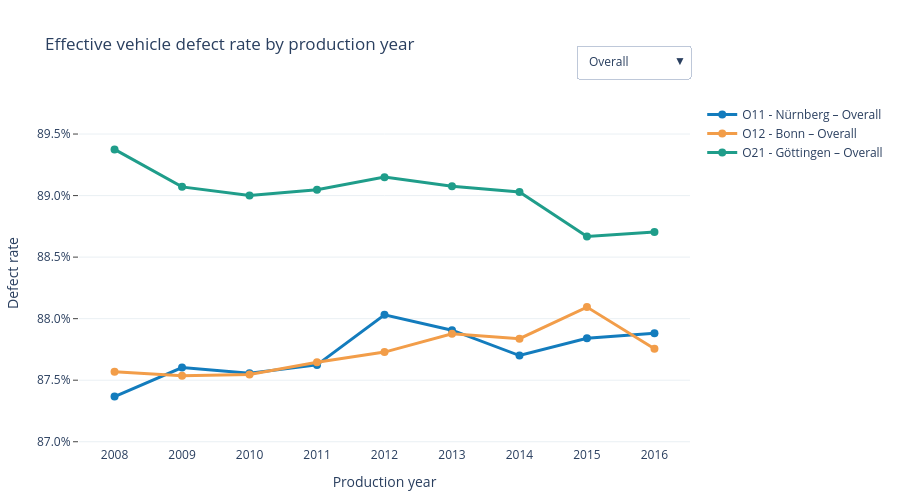

The cell this chart's notebook holds for it:
### Markdown cell above
## 10.4 Defect Rates over Time

The dropdown compares the effective vehicle rate with the effective defect rate of Engine, Seats, Transmission, and Body by OEM plant and production year. The component rates are calculated directly from the four role-specific columns in the final dataset. No additional mapping file or yearly export is needed.

This view checks whether the result is driven by a single production year and shows which component role contributes repeatedly over time.

### Code cell
yearly_quality = (
    analysis_vehicles.dropna(subset=["Vehicle_Production_Year"])
    .groupby(["Vehicle_Production_Year", "Werk_Label", "Vehicle_Type"], dropna=False)
    .agg(
        Fahrzeuge=("Vehicle_ID", "size"),
        Effektive_Fehler=("Effektiver_Fehler", "sum"),
    )
    .reset_index()
    .rename(
        columns={
            "Vehicle_Production_Year": "Produktionsjahr",
            "Vehicle_Type": "Fahrzeugtyp",
        }
    )
)
yearly_quality["Effektive_Quote"] = (
    yearly_quality["Effektive_Fehler"] / yearly_quality["Fahrzeuge"]
)

# Each vehicle has one installed component per role, so the same final table
# can be grouped directly for the component time series.
yearly_role_frames = []
for role in ROLE_ORDER:
    role_data = analysis_vehicles.dropna(subset=["Vehicle_Production_Year"])[
        ["Vehicle_Production_Year", "Werk_Label", f"{role}_Effective_Defect"]
    ].copy()
    role_data["Ist_Fehlerhaft"] = is_confirmed_defect(
        role_data[f"{role}_Effective_Defect"]
    )
    role_summary = (
        role_data.groupby(["Vehicle_Production_Year", "Werk_Label"], dropna=False)
        .agg(Anzahl=("Ist_Fehlerhaft", "size"), Fehler=("Ist_Fehlerhaft", "sum"))
        .reset_index()
        .rename(columns={"Vehicle_Production_Year": "Produktionsjahr"})
    )
    role_summary["Role"] = role
    role_summary["Quote"] = role_summary["Fehler"] / role_summary["Anzahl"]
    yearly_role_frames.append(role_summary)

yearly_role = pd.concat(yearly_role_frames, ignore_index=True)
plant_order = [plant for plant in PLANT_COLORS if plant in set(yearly_quality["Werk_Label"])]

trend_figure = go.Figure()
trace_views = []

for plant in plant_order:
    sub = yearly_quality.loc[yearly_quality["Werk_Label"] == plant].sort_values(
        "Produktionsjahr"
    )
    trend_figure.add_trace(
        go.Scatter(
            x=sub["Produktionsjahr"],
            y=sub["Effektive_Quote"],
            mode="lines+markers",
            name=f"{plant} – Overall",
            line=dict(color=PLANT_COLORS[plant], width=3),
            marker=dict(size=8, color=PLANT_COLORS[plant]),
            customdata=np.stack(
                [sub["Fahrzeuge"], sub["Effektive_Fehler"], sub["Fahrzeugtyp"]], axis=1
            ),
            hovertemplate=(
                "<b>%{fullData.name}</b><br>Year: %{x:.0f}<br>Rate: %{y:.1%}"
                "<br>Defective: %{customdata[1]:,.0f}"
                "<br>Vehicles: %{customdata[0]:,.0f}<extra></extra>"
            ),
            visible=True,
        )
    )
    trace_views.append("Overall")

for role in ROLE_ORDER:
    for plant in plant_order:
        sub = yearly_role.loc[
            (yearly_role["Role"] == role) & (yearly_role["Werk_Label"] == plant)
        ].sort_values("Produktionsjahr")
        if sub.empty:
            continue
        trend_figure.add_trace(
            go.Scatter(
                x=sub["Produktionsjahr"],
                y=sub["Quote"],
                mode="lines+markers",
                name=f"{plant} – {role}",
                line=dict(
                    color=ROLE_COLORS[role],
                    width=2,
                    dash=PLANT_LINESTYLES.get(plant, "solid"),
                ),
                marker=dict(size=7, color=ROLE_COLORS[role]),
                customdata=np.stack([sub["Anzahl"], sub["Fehler"]], axis=1),
                hovertemplate=(
                    "<b>%{fullData.name}</b><br>Year: %{x:.0f}<br>Rate: %{y:.1%}"
                    "<br>Defective: %{customdata[1]:,.0f}"
                    "<br>Components: %{customdata[0]:,.0f}<extra></extra>"
                ),
                visible=False,
            )
        )
        trace_views.append(role)

view_titles = {
    "Overall": "Effective vehicle defect rate by production year",
    "Engine": "Engine defect rate by production year",
    "Seats": "Seat defect rate by production year",
    "Transmission": "Transmission defect rate by production year",
    "Body": "Body defect rate by production year",
    "All": "Vehicle and component-role defect rates by production year",
}


def values_for_view(view):
    if view == "Overall":
        return yearly_quality["Effektive_Quote"]
    if view == "All":
        return pd.concat(
            [yearly_quality["Effektive_Quote"], yearly_role["Quote"]], ignore_index=True
        )
    return yearly_role.loc[yearly_role["Role"] == view, "Quote"]


buttons = []
for view in ["Overall", "Engine", "Seats", "Transmission", "Body", "All"]:
    visible = [True] * len(trace_views) if view == "All" else [
        tag == view for tag in trace_views
    ]
    yaxis = {"title": {"text": "Defect rate"}}
    yaxis.update(rate_axis(values_for_view(view)))
    buttons.append(
        dict(
            label=view,
            method="update",
            args=[{"visible": visible}, {"title": {"text": view_titles[view]}, "yaxis": yaxis}],
        )
    )

overall_yaxis = {"title": {"text": "Defect rate"}}
overall_yaxis.update(rate_axis(values_for_view("Overall")))
trend_figure.update_layout(
    title=view_titles["Overall"],
    yaxis=overall_yaxis,
    updatemenus=[
        dict(type="dropdown", buttons=buttons, x=1, xanchor="right", y=1.16, yanchor="top")
    ],
)
trend_figure.update_xaxes(title="Production year", dtick=1)
style_figure(trend_figure, height=500)
trend_figure.update_layout(margin=dict(l=50, r=30, t=100, b=50))
trend_figure

### Figure 1 — Plotly figure (JSON) as saved in the notebook; plotly's stock layout.template omitted (floating-point values rounded to 4 significant figures)
{"data": [{"customdata": [[16726, 14613, "Type 11"], [148425, 130025, "Type 11"], [148645, 130147, "Type 11"], [148485, 130109, "Type 11"], [148233, 130492, "Type 11"], [148589, 130619, "Type 11"], [148492, 130228, "Type 11"], [148775, 130686, "Type 11"], [129928, 114183, "Type 11"]], "hovertemplate": "<b>%{fullData.name}</b><br>Year: %{x:.0f}<br>Rate: %{y:.1%}<br>Defective: %{customdata[1]:,.0f}<br>Vehicles: %{customdata[0]:,.0f}<extra></extra>", "line": {"color": "#137CBD", "width": 3}, "marker": {"color": "#137CBD", "size": 8}, "mode": "lines+markers", "name": "O11 - Nürnberg – Overall", "type": "scatter", "visible": true, "x": [2008, 2009, 2010, 2011, 2012, 2013, 2014, 2015, 2016], "y": [0.8737, 0.876, 0.8756, 0.8762, 0.8803, 0.8791, 0.877, 0.8784, 0.8788]}, {"customdata": [[9210, 8065, "Type 11"], [98809, 86494, "Type 11"], [98749, 86452, "Type 11"], [98905, 86686, "Type 11"], [98829, 86701, "Type 11"], [98995, 86994, "Type 11"], [98731, 86723, "Type 11"], [99093, 87295, "Type 11"], [89545, 78581, "Type 11"]], "hovertemplate": "<b>%{fullData.name}</b><br>Year: %{x:.0f}<br>Rate: %{y:.1%}<br>Defective: %{customdata[1]:,.0f}<br>Vehicles: %{customdata[0]:,.0f}<extra></extra>", "line": {"color": "#F29D49", "width": 3}, "marker": {"color": "#F29D49", "size": 8}, "mode": "lines+markers", "name": "O12 - Bonn – Overall", "type": "scatter", "visible": true, "x": [2008, 2009, 2010, 2011, 2012, 2013, 2014, 2015, 2016], "y": [0.8757, 0.8754, 0.8755, 0.8765, 0.8773, 0.8788, 0.8784, 0.8809, 0.8776]}, {"customdata": [[6560, 5863, "Type 21"], [63902, 56918, "Type 21"], [64098, 57048, "Type 21"], [63941, 56938, "Type 21"], [63797, 56875, "Type 21"], [64174, 57163, "Type 21"], [64606, 57518, "Type 21"], [64148, 56879, "Type 21"], [57128, 50675, "Type 21"]], "hovertemplate": "<b>%{fullData.name}</b><br>Year: %{x:.0f}<br>Rate: %{y:.1%}<br>Defective: %{customdata[1]:,.0f}<br>Vehicles: %{customdata[0]:,.0f}<extra></extra>", "line": {"color": "#1F9D8A", "width": 3}, "marker": {"color": "#1F9D8A", "size": 8}, "mode": "lines+markers", "name": "O21 - Göttingen – Overall", "type": "scatter", "visible": true, "x": [2008, 2009, 2010, 2011, 2012, 2013, 2014, 2015, 2016], "y": [0.8938, 0.8907, 0.89, 0.8905, 0.8915, 0.8908, 0.8903, 0.8867, 0.887]}, {"customdata": [[16726, 8554], [148425, 75553], [148645, 75668], [148485, 75536], [148233, 75353], [148589, 75834], [148492, 75605], [148775, 75949], [129928, 66305]], "hovertemplate": "<b>%{fullData.name}</b><br>Year: %{x:.0f}<br>Rate: %{y:.1%}<br>Defective: %{customdata[1]:,.0f}<br>Components: %{customdata[0]:,.0f}<extra></extra>", "line": {"color": "#E74C3C", "dash": "solid", "width": 2}, "marker": {"color": "#E74C3C", "size": 7}, "mode": "lines+markers", "name": "O11 - Nürnberg – Engine", "type": "scatter", "visible": false, "x": [2008, 2009, 2010, 2011, 2012, 2013, 2014, 2015, 2016], "y": [0.5114, 0.509, 0.5091, 0.5087, 0.5083, 0.5104, 0.5092, 0.5105, 0.5103]}, {"customdata": [[9210, 4701], [98809, 50229], [98749, 50110], [98905, 50515], [98829, 50157], [98995, 50331], [98731, 50127], [99093, 50448], [89545, 45391]], "hovertemplate": "<b>%{fullData.name}</b><br>Year: %{x:.0f}<br>Rate: %{y:.1%}<br>Defective: %{customdata[1]:,.0f}<br>Components: %{customdata[0]:,.0f}<extra></extra>", "line": {"color": "#E74C3C", "dash": "dash", "width": 2}, "marker": {"color": "#E74C3C", "size": 7}, "mode": "lines+markers", "name": "O12 - Bonn – Engine", "type": "scatter", "visible": false, "x": [2008, 2009, 2010, 2011, 2012, 2013, 2014, 2015, 2016], "y": [0.5104, 0.5083, 0.5074, 0.5107, 0.5075, 0.5084, 0.5077, 0.5091, 0.5069]}, {"customdata": [[6560, 3370], [63902, 32576], [64098, 32902], [63941, 32585], [63797, 32523], [64174, 32778], [64606, 33016], [64148, 32574], [57128, 29336]], "hovertemplate": "<b>%{fullData.name}</b><br>Year: %{x:.0f}<br>Rate: %{y:.1%}<br>Defective: %{customdata[1]:,.0f}<br>Components: %{customdata[0]:,.0f}<extra></extra>", "line": {"color": "#E74C3C", "dash": "dot", "width": 2}, "marker": {"color": "#E74C3C", "size": 7}, "mode": "lines+markers", "name": "O21 - Göttingen – Engine", "type": "scatter", "visible": false, "x": [2008, 2009, 2010, 2011, 2012, 2013, 2014, 2015, 2016], "y": [0.5137, 0.5098, 0.5133, 0.5096, 0.5098, 0.5108, 0.511, 0.5078, 0.5135]}, {"customdata": [[16726, 5729], [148425, 51103], [148645, 50553], [148485, 50796], [148233, 53069], [148589, 53456], [148492, 53021], [148775, 53561], [129928, 46547]], "hovertemplate": "<b>%{fullData.name}</b><br>Year: %{x:.0f}<br>Rate: %{y:.1%}<br>Defective: %{customdata[1]:,.0f}<br>Components: %{customdata[0]:,.0f}<extra></extra>", "line": {"color": "#7D3C98", "dash": "solid", "width": 2}, "marker": {"color": "#7D3C98", "size": 7}, "mode": "lines+markers", "name": "O11 - Nürnberg – Seats", "type": "scatter", "visible": false, "x": [2008, 2009, 2010, 2011, 2012, 2013, 2014, 2015, 2016], "y": [0.3425, 0.3443, 0.3401, 0.3421, 0.358, 0.3598, 0.3571, 0.36, 0.3583]}, {"customdata": [[9210, 3112], [98809, 33860], [98749, 34019], [98905, 34108], [98829, 34990], [98995, 35283], [98731, 35155], [99093, 35564], [89545, 31809]], "hovertemplate": "<b>%{fullData.name}</b><br>Year: %{x:.0f}<br>Rate: %{y:.1%}<br>Defective: %{customdata[1]:,.0f}<br>Components: %{customdata[0]:,.0f}<extra></extra>", "line": {"color": "#7D3C98", "dash": "dash", "width": 2}, "marker": {"color": "#7D3C98", "size": 7}, "mode": "lines+markers", "name": "O12 - Bonn – Seats", "type": "scatter", "visible": false, "x": [2008, 2009, 2010, 2011, 2012, 2013, 2014, 2015, 2016], "y": [0.3379, 0.3427, 0.3445, 0.3449, 0.354, 0.3564, 0.3561, 0.3589, 0.3552]}, {"customdata": [[6560, 2462], [63902, 22878], [64098, 22962], [63941, 23084], [63797, 22857], [64174, 22682], [64606, 22392], [64148, 21820], [57128, 19671]], "hovertemplate": "<b>%{fullData.name}</b><br>Year: %{x:.0f}<br>Rate: %{y:.1%}<br>Defective: %{customdata[1]:,.0f}<br>Components: %{customdata[0]:,.0f}<extra></extra>", "line": {"color": "#7D3C98", "dash": "dot", "width": 2}, "marker": {"color": "#7D3C98", "size": 7}, "mode": "lines+markers", "name": "O21 - Göttingen – Seats", "type": "scatter", "visible": false, "x": [2008, 2009, 2010, 2011, 2012, 2013, 2014, 2015, 2016], "y": [0.3753, 0.358, 0.3582, 0.361, 0.3583, 0.3534, 0.3466, 0.3402, 0.3443]}, {"customdata": [[16726, 5792], [148425, 51642], [148645, 51648], [148485, 51796], [148233, 51554], [148589, 51501], [148492, 51884], [148775, 51619], [129928, 45154]], "hovertemplate": "<b>%{fullData.name}</b><br>Year: %{x:.0f}<br>Rate: %{y:.1%}<br>Defective: %{customdata[1]:,.0f}<br>Components: %{customdata[0]:,.0f}<extra></extra>", "line": {"color": "#1E8449", "dash": "solid", "width": 2}, "marker": {"color": "#1E8449", "size": 7}, "mode": "lines+markers", "name": "O11 - Nürnberg – Transmission", "type": "scatter", "visible": false, "x": [2008, 2009, 2010, 2011, 2012, 2013, 2014, 2015, 2016], "y": [0.3463, 0.3479, 0.3475, 0.3488, 0.3478, 0.3466, 0.3494, 0.347, 0.3475]}, {"customdata": [[9210, 3185], [98809, 34328], [98749, 34285], [98905, 34448], [98829, 34271], [98995, 34539], [98731, 34262], [99093, 34585], [89545, 31349]], "hovertemplate": "<b>%{fullData.name}</b><br>Year: %{x:.0f}<br>Rate: %{y:.1%}<br>Defective: %{customdata[1]:,.0f}<br>Components: %{customdata[0]:,.0f}<extra></extra>", "line": {"color": "#1E8449", "dash": "dash", "width": 2}, "marker": {"color": "#1E8449", "size": 7}, "mode": "lines+markers", "name": "O12 - Bonn – Transmission", "type": "scatter", "visible": false, "x": [2008, 2009, 2010, 2011, 2012, 2013, 2014, 2015, 2016], "y": [0.3458, 0.3474, 0.3472, 0.3483, 0.3468, 0.3489, 0.347, 0.349, 0.3501]}, {"customdata": [[6560, 2245], [63902, 22071], [64098, 21930], [63941, 21943], [63797, 21751], [64174, 22027], [64606, 22114], [64148, 22114], [57128, 19579]], "hovertemplate": "<b>%{fullData.name}</b><br>Year: %{x:.0f}<br>Rate: %{y:.1%}<br>Defective: %{customdata[1]:,.0f}<br>Components: %{customdata[0]:,.0f}<extra></extra>", "line": {"color": "#1E8449", "dash": "dot", "width": 2}, "marker": {"color": "#1E8449", "size": 7}, "mode": "lines+markers", "name": "O21 - Göttingen – Transmission", "type": "scatter", "visible": false, "x": [2008, 2009, 2010, 2011, 2012, 2013, 2014, 2015, 2016], "y": [0.3422, 0.3454, 0.3421, 0.3432, 0.3409, 0.3432, 0.3423, 0.3447, 0.3427]}, {"customdata": [[16726, 5769], [148425, 50862], [148645, 51180], [148485, 51292], [148233, 51168], [148589, 51111], [148492, 51007], [148775, 50796], [129928, 44894]], "hovertemplate": "<b>%{fullData.name}</b><br>Year: %{x:.0f}<br>Rate: %{y:.1%}<br>Defective: %{customdata[1]:,.0f}<br>Components: %{customdata[0]:,.0f}<extra></extra>", "line": {"color": "#2E86AB", "dash": "solid", "width": 2}, "marker": {"color": "#2E86AB", "size": 7}, "mode": "lines+markers", "name": "O11 - Nürnberg – Body", "type": "scatter", "visible": false, "x": [2008, 2009, 2010, 2011, 2012, 2013, 2014, 2015, 2016], "y": [0.3449, 0.3427, 0.3443, 0.3454, 0.3452, 0.344, 0.3435, 0.3414, 0.3455]}, {"customdata": [[9210, 3183], [98809, 33899], [98749, 33810], [98905, 33905], [98829, 33773], [98995, 34109], [98731, 33894], [99093, 34082], [89545, 30987]], "hovertemplate": "<b>%{fullData.name}</b><br>Year: %{x:.0f}<br>Rate: %{y:.1%}<br>Defective: %{customdata[1]:,.0f}<br>Components: %{customdata[0]:,.0f}<extra></extra>", "line": {"color": "#2E86AB", "dash": "dash", "width": 2}, "marker": {"color": "#2E86AB", "size": 7}, "mode": "lines+markers", "name": "O12 - Bonn – Body", "type": "scatter", "visible": false, "x": [2008, 2009, 2010, 2011, 2012, 2013, 2014, 2015, 2016], "y": [0.3456, 0.3431, 0.3424, 0.3428, 0.3417, 0.3446, 0.3433, 0.3439, 0.346]}, {"customdata": [[6560, 2733], [63902, 26176], [64098, 26011], [63941, 26296], [63797, 26188], [64174, 26274], [64606, 26701], [64148, 26240], [57128, 23342]], "hovertemplate": "<b>%{fullData.name}</b><br>Year: %{x:.0f}<br>Rate: %{y:.1%}<br>Defective: %{customdata[1]:,.0f}<br>Components: %{customdata[0]:,.0f}<extra></extra>", "line": {"color": "#2E86AB", "dash": "dot", "width": 2}, "marker": {"color": "#2E86AB", "size": 7}, "mode": "lines+markers", "name": "O21 - Göttingen – Body", "type": "scatter", "visible": false, "x": [2008, 2009, 2010, 2011, 2012, 2013, 2014, 2015, 2016], "y": [0.4166, 0.4096, 0.4058, 0.4113, 0.4105, 0.4094, 0.4133, 0.4091, 0.4086]}], "layout": {"height": 500, "legend": {"title": {"text": ""}}, "margin": {"b": 50, "l": 50, "r": 30, "t": 100}, "paper_bgcolor": "white", "plot_bgcolor": "white", "title": {"text": "Effective vehicle defect rate by production year"}, "updatemenus": [{"buttons": [{"args": [{"visible": [true, true, true, false, false, false, false, false, false, false, false, false, false, false, false]}, {"title": {"text": "Effective vehicle defect rate by production year"}, "yaxis": {"dtick": 0.005, "range": [0.8697, 0.8978], "tickformat": ".1%", "ticks": "outside", "title": {"text": "Defect rate"}}}], "label": "Overall", "method": "update"}, {"args": [{"visible": [false, false, false, true, true, true, false, false, false, false, false, false, false, false, false]}, {"title": {"text": "Engine defect rate by production year"}, "yaxis": {"dtick": 0.002, "range": [0.5055, 0.5151], "tickformat": ".1%", "ticks": "outside", "title": {"text": "Defect rate"}}}], "label": "Engine", "method": "update"}, {"args": [{"visible": [false, false, false, false, false, false, true, true, true, false, false, false, false, false, false]}, {"title": {"text": "Seat defect rate by production year"}, "yaxis": {"dtick": 0.01, "range": [0.3304, 0.3828], "tickformat": ".1%", "ticks": "outside", "title": {"text": "Defect rate"}}}], "label": "Seats", "method": "update"}, {"args": [{"visible": [false, false, false, false, false, false, false, false, false, true, true, true, false, false, false]}, {"title": {"text": "Transmission defect rate by production year"}, "yaxis": {"dtick": 0.002, "range": [0.3391, 0.3519], "tickformat": ".1%", "ticks": "outside", "title": {"text": "Defect rate"}}}], "label": "Transmission", "method": "update"}, {"args": [{"visible": [false, false, false, false, false, false, false, false, false, false, false, false, true, true, true]}, {"title": {"text": "Body defect rate by production year"}, "yaxis": {"dtick": 0.02, "range": [0.3264, 0.4317], "tickformat": ".1%", "ticks": "outside", "title": {"text": "Defect rate"}}}], "label": "Body", "method": "update"}, {"args": [{"visible": [true, true, true, true, true, true, true, true, true, true, true, true, true, true, true]}, {"title": {"text": "Vehicle and component-role defect rates by production year"}, "yaxis": {"dtick": 0.02, "range": [0.2267, 1.005], "tickformat": ".1%", "ticks": "outside", "title": {"text": "Defect rate"}}}], "label": "All", "method": "update"}], "type": "dropdown", "x": 1, "xanchor": "right", "y": 1.16, "yanchor": "top"}], "xaxis": {"dtick": 1, "showgrid": false, "title": {"text": "Production year"}}, "yaxis": {"dtick": 0.005, "gridcolor": "#EAF0F4", "range": [0.8697, 0.8978], "tickformat": ".1%", "ticks": "outside", "title": {"text": "Defect rate"}, "zeroline": false}}}
